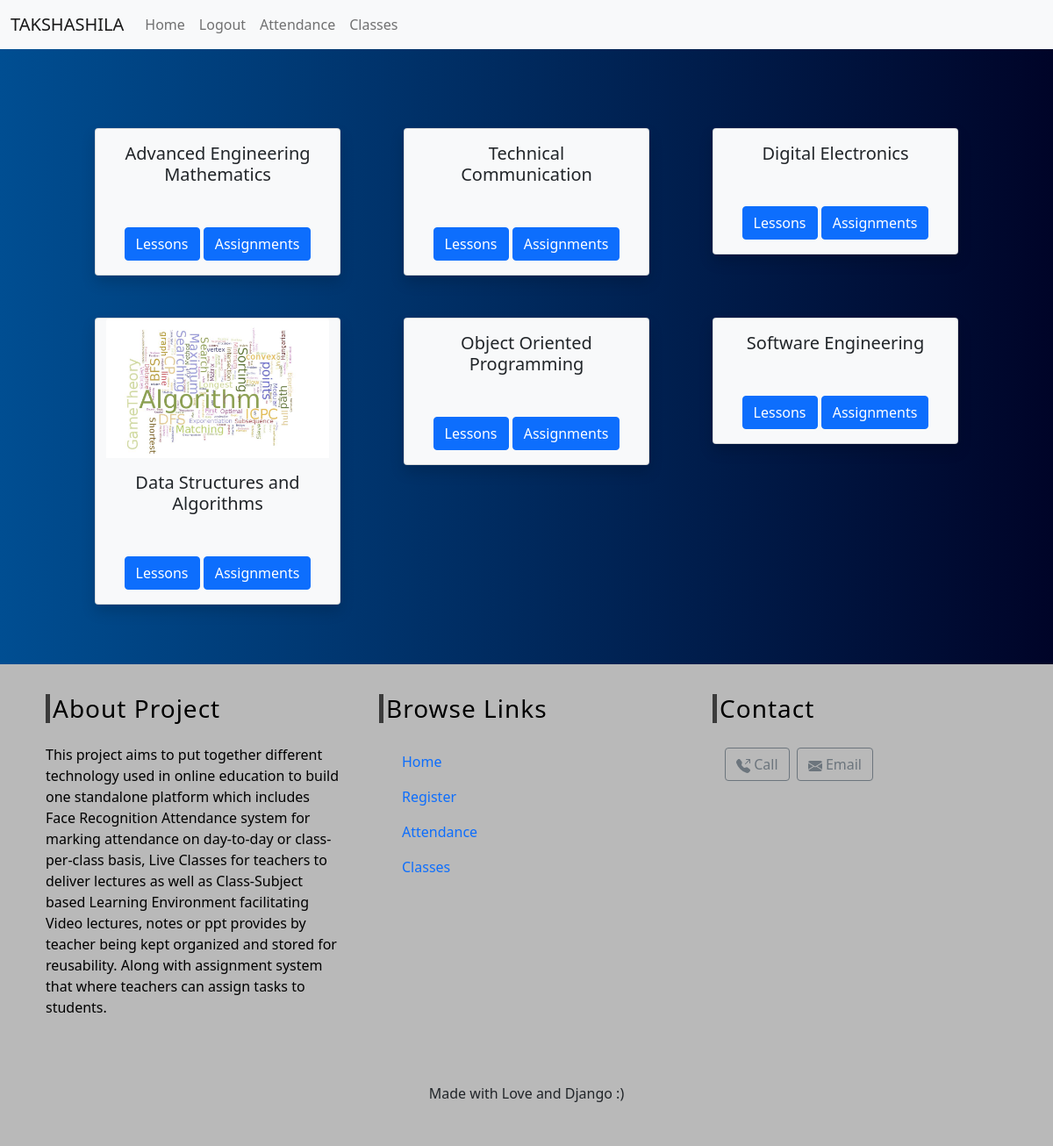
/classes/assignments/ (signed in), run on the app's committed database.
### classes/models.py (models this page shows, shortened)
class Subject(models.Model):
    subject_id = models.CharField(max_length=100,unique=True)
    name = models.CharField(max_length=100)
    slug = models.SlugField(null=True, blank=True)
    branch = models.ForeignKey(Branch, on_delete=models.CASCADE)
    semester = models.ForeignKey(Semester, on_delete=models.CASCADE, related_name='subject')
    image = models.ImageField(upload_to=subject_image,blank=True,verbose_name='Subject Image')

### classes/views.py (the view)
# urls.py: path('assignments/',views.SubjectListView.as_view(), name='subject_assignment'),
class SubjectListView(ListView):
    context_object_name = 'Semesters'
    model = Semester
    template_name = 'classes/subject_list_view.html'

### classes/templates/classes/subject_list_view.html (shortened to what this page needs)
{% extends 'index.html' %}
{% block content %}
{% if user.is_authenticated %}
    {% if user.profile.user_type == "teacher" %}
        <div class="card-views row">
        {% for subject in Semesters.subject.all %}
            <div class="card text-center text-dark bg-light col-md-3 col-sm-5 shadow mb-5 mx-1" style="height:fit-content;">
                {% if subject.image %}
                    <img src="{{subject.image.url}}" class="card-img-top"/>
                {% endif %}
                <div class="card-body">
                    <h5 class="card-title mb-5">{{subject.name}}</h5>
                    <a href="{%url 'classes:lessons_list' slug=subject.slug semesters=Semesters.slug branches=Semesters.branch.slug %}" class="btn btn-primary">Lessons</a>
                    <a href="{%url 'classes:assignment_list' slug=subject.slug %}" class="btn btn-primary">Assignments</a>
                </div>
            </div>
        {%endfor%}
        </div>
    {% else %}
        <div class="card-views row">
        {% for sub in user.profile.semester.subject.all %}
            <div class="card text-center text-dark bg-light col-md-3 col-sm-5 shadow mb-5 mx-1" style="height:fit-content;">
                {% if sub.image %}
                    <img src="{{sub.image.url}}" class="card-img-top" />
                {% endif %}
                <div class="card-body">
                    <h5 class="card-title mb-5">{{sub.name}}</h5>
                    <a href="{%url 'classes:lesson_list' slug=sub.slug %}" class="btn btn-primary">Lessons</a>
                    <a href="{%url 'classes:assignment_list' slug=sub.slug %}" class="btn btn-primary">Assignments</a>
                </div>
            </div>
        {%endfor%}
        </div>
    {% endif %}
{% else %}
<script>
    alert("You are not authorised")
    window.location.replace("{% url 'index' %}");
</script>
{% endif %}
{% endblock %}

### templates/index.html (style rules this page uses)
body { background: #000428; background: -webkit-linear-gradient(to right, #004e92, #000428); background: linear-gradient(to right, #004e92, #000428); }
.card-views { display: flex; justify-content: space-evenly; flex-direction: row; flex-wrap: wrap; text-align: center; margin-top: 20px; }

### data on the page
Subject: name "Advanced Engineering Mathematics"
Subject: name "Technical Communication"
Subject: name "Digital Electronics"
Subject: image (picture), name "Data Structures and Algorithms"
Subject: name "Object Oriented Programming"
Subject: name "Software Engineering"
